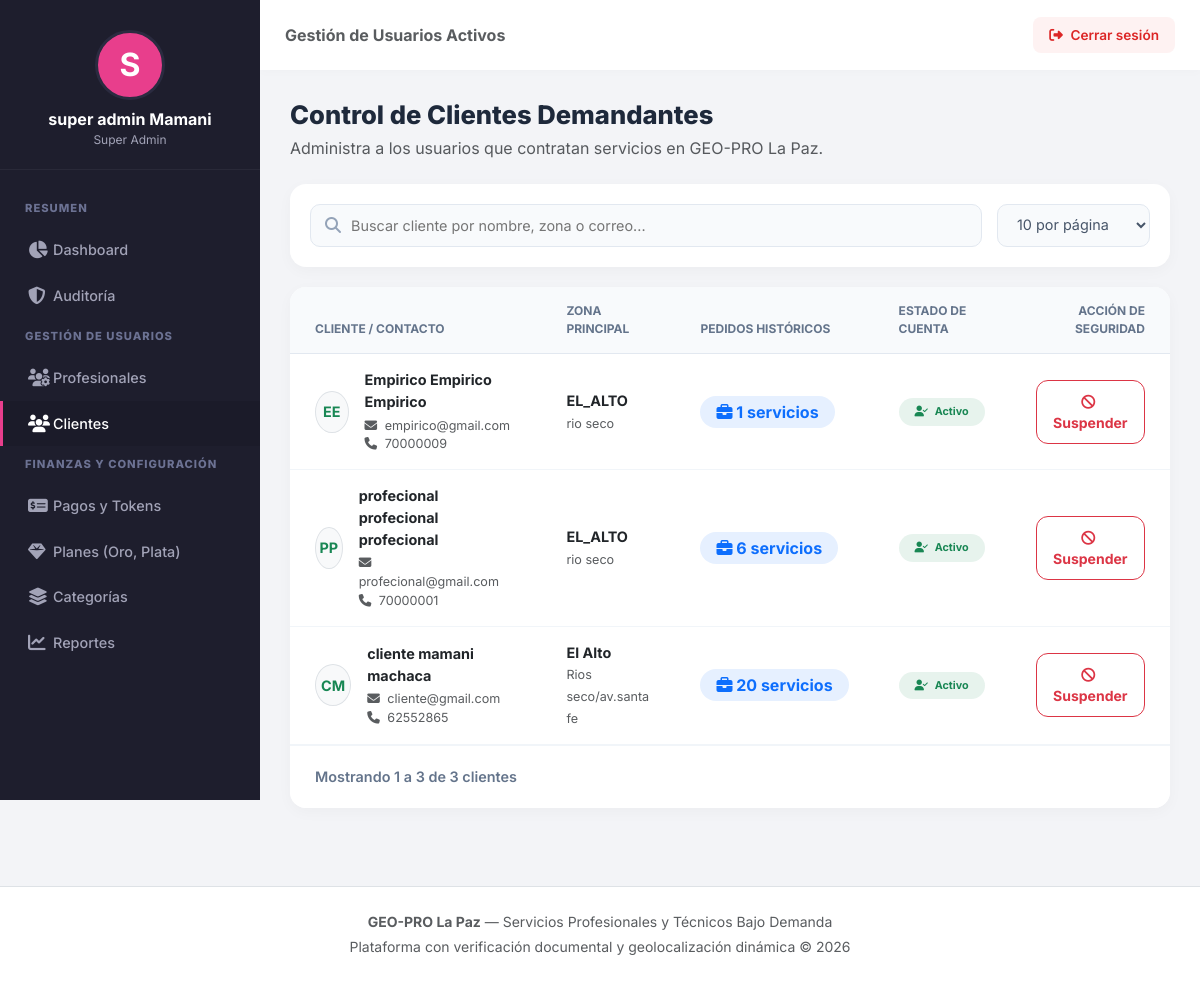
Page /public/admin/clientes (signed in) on the committed database.
### tables this page shows
CREATE TABLE `clientes` (
  `id_cliente` int(11) NOT NULL,
  `id_usuario` int(11) NOT NULL,
  `direccion_referencia` varchar(255) NOT NULL,
  `zona` varchar(100) NOT NULL,
  `latitud_predeterminada` decimal(10,8) DEFAULT NULL,
  `longitud_predeterminada` decimal(11,8) DEFAULT NULL
);

CREATE TABLE `usuarios` (
  `id_usuario` int(11) NOT NULL,
  `id_rol` int(11) NOT NULL,
  `nombre` varchar(100) NOT NULL,
  `apellido` varchar(100) NOT NULL,
  `correo` varchar(120) NOT NULL,
  `celular` varchar(20) NOT NULL,
  `password` varchar(255) NOT NULL,
  `foto_perfil` varchar(255) DEFAULT NULL,
  `estado` enum('ACTIVO','INACTIVO','BLOQUEADO') NOT NULL DEFAULT 'ACTIVO',
  `token_recuperacion` varchar(255) DEFAULT NULL,
  `fecha_registro` timestamp NOT NULL DEFAULT current_timestamp()
);

### app/controllers/AdminController.php (called while the page is built, shortened)
<?php
class AdminController extends Controller {
    public function clientes() {
        $db = Database::getInstance()->getConnection();
        $stmt = $db->query("
            SELECT c.id_cliente, c.zona, c.direccion_referencia,
                   u.id_usuario, u.nombre, u.apellido, u.correo, u.celular, u.estado, u.fecha_registro,
                   (SELECT COUNT(*) FROM solicitudes_servicio s WHERE s.id_cliente = c.id_cliente) AS total_pedidos
            FROM clientes c
            INNER JOIN usuarios u ON c.id_usuario = u.id_usuario
            ORDER BY c.id_cliente DESC
        ");
        $clientes = $stmt->fetchAll(PDO::FETCH_ASSOC);
        $this->view('admin/clientes', [
            'titulo'   => 'GEO-PRO | Control de Clientes',
            'clientes' => $clientes
        ]);
    }
}

### public/index.php (called while the page is built, shortened)
<?php
$app = new Router();
$app->run();

### app/views/admin/clientes.php (the view, shortened to what this page needs)
<?php require_once "../app/views/layouts/header.php"; ?>
<div class="admin-wrapper">
    <aside class="admin-sidebar" id="adminSidebar">
        <div class="sidebar-profile">
            <div class="sidebar-avatar"><?php echo strtoupper(substr($_SESSION['user_nombre'] ?? 'A', 0, 1)); ?></div>
            <h6><?= htmlspecialchars($_SESSION['user_nombre'] ?? 'Administrador') ?></h6>
            <p>Super Admin</p>
        </div>
        <ul class="sidebar-menu">
            <li class="menu-title">Resumen</li>
            <li><a href="<?= BASE_URL ?>/admin/dashboard"><i class="fa-solid fa-chart-pie"></i> Dashboard</a></li>
            <li><a href="<?= BASE_URL ?>/admin/auditoria"><i class="fa-solid fa-shield-halved"></i> Auditoría</a></li>
            <li class="menu-title">Gestión de Usuarios</li>
            <li><a href="<?= BASE_URL ?>/admin/profesionales"><i class="fa-solid fa-users-gear"></i> Profesionales</a></li>
            <li><a href="<?= BASE_URL ?>/admin/clientes" class="active"><i class="fa-solid fa-users"></i> Clientes</a></li>
            <li class="menu-title">Finanzas y Configuración</li>
            <li><a href="<?= BASE_URL ?>/admin/pagos"><i class="fa-solid fa-money-check-dollar"></i> Pagos y Tokens</a></li>
            <li><a href="<?= BASE_URL ?>/admin/planes"><i class="fa-solid fa-gem"></i> Planes (Oro, Plata)</a></li>
            <li><a href="<?= BASE_URL ?>/admin/categorias"><i class="fa-solid fa-layer-group"></i> Categorías</a></li>
            <li><a href="<?= BASE_URL ?>/admin/reportes"><i class="fa-solid fa-chart-line"></i> Reportes</a></li>
        </ul>
    </aside>
    <main class="admin-main-content">
        <header class="admin-topbar">
            <div class="d-none d-md-block"><span class="text-muted fw-bold">Gestión de Usuarios Activos</span></div>
            <a href="<?= BASE_URL ?>/auth/logout" class="topbar-logout"><i class="fa-solid fa-right-from-bracket me-1"></i> Cerrar sesión</a>
        </header>
        <div class="dashboard-content">
            <h3 class="page-title">Control de Clientes Demandantes</h3>
            <p class="text-muted mb-4">Administra a los usuarios que contratan servicios en GEO-PRO La Paz.</p>
            <div class="toolbar-card">
                <div class="search-box">
                    <i class="fa-solid fa-magnifying-glass"></i>
                    <input type="text" id="searchInput" placeholder="Buscar cliente por nombre, zona o correo...">
                </div>
                <select id="selectLimit" class="filter-select">
                    <option value="10" selected>10 por página</option>
                </select>
            </div>
            <div class="table-card">
                <div class="table-responsive">
                    <table class="table">
                        <thead>
                            <tr>
                                <th>Cliente / Contacto</th>
                                <th>Zona Principal</th>
                                <th>Pedidos Históricos</th>
                                <th>Estado de Cuenta</th>
                                <th class="text-end">Acción de Seguridad</th>
                            </tr>
                        </thead>
                        <tbody id="tableBody">
                        <?php if (isset($clientes) && is_array($clientes)): ?>
                            <?php foreach ($clientes as $c): ?>
                                <?php $estado = $c['estado'] ?? 'ACTIVO'; ?>
                                <tr class="data-row">
                                    <td>
                                        <div class="d-flex align-items-center">
                                            <div class="rounded-circle d-flex align-items-center justify-content-center bg-light text-success fw-bold me-3 border" style="width: 42px; height: 42px;">
                                                <?= strtoupper(substr($c['nombre'] ?? 'C', 0, 1) . substr($c['apellido'] ?? '', 0, 1)) ?>
                                            </div>
                                            <div>
                                                <div class="fw-bold text-dark mb-1"><?= htmlspecialchars(($c['nombre'] ?? '') . ' ' . ($c['apellido'] ?? '')) ?></div>
                                                <div class="text-muted small"><i class="fa-solid fa-envelope me-1"></i> <?= htmlspecialchars($c['correo'] ?? '') ?></div>
                                                <div class="text-muted small"><i class="fa-solid fa-phone me-1"></i> <?= htmlspecialchars($c['celular'] ?? '') ?></div>
                                            </div>
                                        </div>
                                    </td>
                                    <td>
                                        <div class="text-dark fw-bold"><?= htmlspecialchars($c['zona'] ?? 'Sin zona') ?></div>
                                        <small class="text-muted"><?= htmlspecialchars($c['direccion_referencia'] ?? '') ?></small>
                                    </td>
                                    <td>
                                        <span class="badge bg-primary bg-opacity-10 text-primary fs-6 px-3 py-2 rounded-pill">
                                            <i class="fa-solid fa-briefcase"></i> <?= (int)($c['total_pedidos'] ?? 0) ?> servicios
                                        </span>
                                    </td>
                                    <td>
                                        <?php if ($estado === 'ACTIVO'): ?>
                                            <span class="badge bg-success bg-opacity-10 text-success px-3 py-2 rounded-pill"><i class="fa-solid fa-user-check me-1"></i> Activo</span>
                                        <?php else: ?>
                                            <span class="badge bg-danger bg-opacity-10 text-danger px-3 py-2 rounded-pill"><i class="fa-solid fa-user-lock me-1"></i> Bloqueado</span>
                                        <?php endif; ?>
                                    </td>
                                    <td class="text-end">
                                        <?php if ($estado === 'ACTIVO'): ?>
                                            <button type="button" class="btn btn-sm btn-outline-danger fw-bold px-3" onclick="abrirModal(<?= $c['id_usuario'] ?>, 'BLOQUEAR')">
                                                <i class="fa-solid fa-ban me-1"></i> Suspender
                                            </button>
                                        <?php else: ?>
                                            <button type="button" class="btn btn-sm btn-success fw-bold px-3" onclick="abrirModal(<?= $c['id_usuario'] ?>, 'ACTIVAR')">
                                                <i class="fa-solid fa-unlock me-1"></i> Reactivar
                                            </button>
                                        <?php endif; ?>
                                    </td>
                                </tr>
                            <?php endforeach; ?>
                        <?php endif; ?>
                        </tbody>
                    </table>
                </div>
                <div class="pagination-container">
                    <div class="pagination-info" id="pageInfo">Mostrando 0 a 0 de 0 registros</div>
                </div>
            </div>
        </div>
    </main>
</div>
<?php require_once "../app/views/layouts/footer.php"; ?>

### public/css/style.css (style rules this page uses)
:root { --geo-primary: #0A192F; --geo-accent: #00BFA6; --geo-accent-hover: #019985; --geo-bg: #F4F7F6; --geo-card: #FFFFFF; --geo-text: #2D3748; }
body { font-family: 'Inter', sans-serif; background-color: var(--geo-bg); color: var(--geo-text); -webkit-font-smoothing: antialiased; }
.btn { border-radius: 12px; font-weight: 600; padding: 10px 20px; transition: all 0.3s ease; }

### app/views/layouts/header.php (style rules this page uses)
:root { --geo-header-dark: #071827; --geo-header-dark-2: #0b2435; --geo-accent: #08c2b1; --geo-accent-dark: #07998d; --geo-header-text: #f8fafc; --geo-header-muted: #9eb0bd; --geo-border: rgba(255,255,255,.09); --geo-dropdown-shadow: 0 25px 70px rgba(3, 15, 27, .18), 0 5px 18px rgba(3, 15, 27, .08); }

### app/views/admin/clientes.php (style rules this page uses)
body { background-color: #f3f4f7; margin: 0; font-family: 'Inter', sans-serif; overflow-x: hidden; }
.admin-wrapper { display: flex; width: 100%; min-height: 100vh; }
.admin-sidebar { width: 260px; background-color: #1e1e2d; color: #a2a3b7; position: fixed; top: 0; left: 0; bottom: 0; height: 100vh; z-index: 1000; transition: all 0.3s ease; overflow-y: auto; padding-bottom: 50px; }
.sidebar-profile { padding: 30px 20px 20px; text-align: center; border-bottom: 1px solid rgba(255,255,255,0.05); }
.sidebar-avatar { width: 70px; height: 70px; border-radius: 50%; background-color: #e83e8c; color: white; display: flex; align-items: center; justify-content: center; font-size: 2rem; font-weight: bold; margin: 0 auto 10px; border: 3px solid #2b2b40; }
.sidebar-profile h6 { color: #ffffff; font-weight: 700; margin-bottom: 2px; }
.sidebar-profile p { font-size: 0.75rem; color: #a2a3b7; margin-bottom: 0; }
.sidebar-menu { padding: 20px 0; list-style: none; margin: 0; }
.menu-title { font-size: 0.7rem; font-weight: 800; text-transform: uppercase; color: #6c7293; padding: 10px 25px; letter-spacing: 1px; }
.sidebar-menu li a { display: flex; align-items: center; padding: 12px 25px; color: #a2a3b7; text-decoration: none; font-size: 0.9rem; font-weight: 500; transition: all 0.3s; border-left: 3px solid transparent; }
.sidebar-menu li a i { width: 25px; font-size: 1.1rem; }
.sidebar-menu li a.active { color: #ffffff; background-color: #1b1b29; border-left-color: #e83e8c; }
.admin-main-content { flex: 1; margin-left: 260px; min-width: 0; transition: all 0.3s ease; }
.admin-topbar { background-color: #ffffff; height: 70px; display: flex; align-items: center; justify-content: space-between; padding: 0 25px; box-shadow: 0 2px 10px rgba(0,0,0,0.02); position: sticky; top: 0; z-index: 999; }
.topbar-logout { background: #fef2f2; color: #dc2626; padding: 8px 16px; border-radius: 8px; font-weight: 600; font-size: 0.85rem; text-decoration: none; transition: all 0.2s; }
.dashboard-content { padding: 30px; }
.page-title { font-weight: 800; color: #1e293b; font-size: 1.6rem; margin-bottom: 5px; }
.toolbar-card { background: #ffffff; border-radius: 16px; padding: 20px; box-shadow: 0 4px 15px rgba(0,0,0,0.03); margin-bottom: 20px; border: none; display: flex; gap: 15px; flex-wrap: wrap; }
.search-box { position: relative; flex-grow: 1; min-width: 250px; }
.search-box i { position: absolute; left: 15px; top: 50%; transform: translateY(-50%); color: #94a3b8; }
.search-box input { width: 100%; padding: 10px 15px 10px 40px; border-radius: 10px; border: 1px solid #e2e8f0; background: #f8fafc; font-size: 0.9rem; transition: all 0.2s; }
.filter-select { padding: 10px 15px; border-radius: 10px; border: 1px solid #e2e8f0; background: #f8fafc; font-size: 0.9rem; color: #475569; outline: none; cursor: pointer; }
.table-card { background: #fff; border-radius: 16px; box-shadow: 0 4px 15px rgba(0,0,0,0.03); overflow: hidden; border: none; }
.table { margin-bottom: 0; }
.table th { background: #f8fafc; color: #64748b; font-size: 0.75rem; text-transform: uppercase; padding: 15px 25px; font-weight: 700; border-bottom: 1px solid #e2e8f0; }
.table td { vertical-align: middle; padding: 15px 25px; border-bottom: 1px solid #f1f5f9; color: #334155; font-size: 0.9rem; }
.pagination-container { padding: 20px 25px; background: #fff; display: flex; justify-content: space-between; align-items: center; border-top: 1px solid #f1f5f9; flex-wrap: wrap; gap: 15px; }
.pagination-info { color: #64748b; font-size: 0.9rem; font-weight: 600; }

### rows in the picture
clientes: id_usuario.apellido "EE", id_usuario.apellido "Empirico Empirico Empirico", id_usuario.correo "empirico@gmail.com", id_usuario.celular "70000009", zona "EL_ALTO", direccion_referencia "rio seco", total_pedidos "1"
clientes: id_usuario.apellido "PP", id_usuario.apellido "profecional profecional profecional", id_usuario.correo "profecional@gmail.com", id_usuario.celular "70000001", zona "EL_ALTO", direccion_referencia "rio seco", total_pedidos "6"
clientes: id_usuario.apellido "CM", id_usuario.apellido "cliente mamani machaca", id_usuario.correo "cliente@gmail.com", id_usuario.celular "62552865", zona "El Alto", direccion_referencia "Rios seco/av.santa fe", total_pedidos "20"

### other values in the picture
substr($_SESSION['user_nombre'] ?? 'A', 0, 1) "S"
$_SESSION['user_nombre'] "super admin Mamani"
